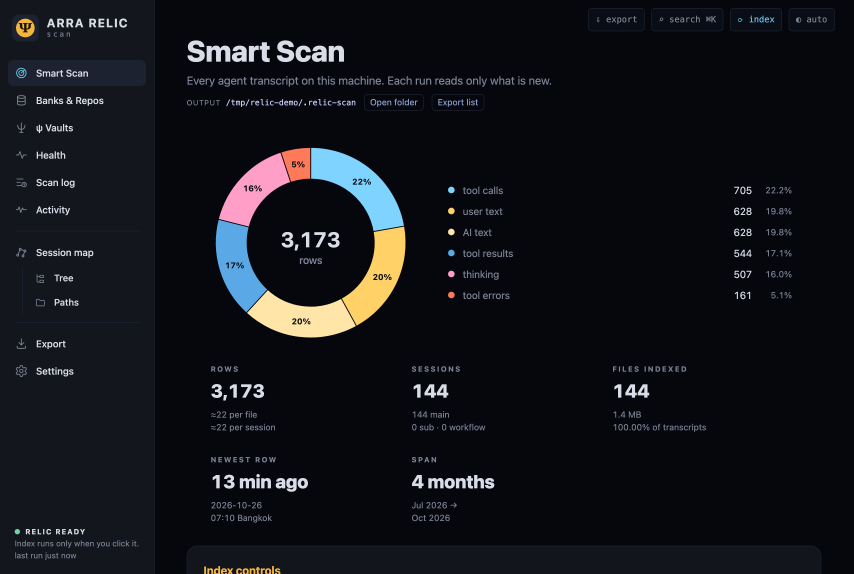
#> input picture book/images/10-page-scan.png, 2560 x 1720 px (shown at 1/3 size); its folder holds 8 pictures in this run; the run also reads 1 picture not shown here
$ python compose.py
#> lines starting #> are read from the running program, lines starting #| are printed output that depends on the picture
#!/usr/bin/env python3
"""Page screenshots (2560x1720) -> images/W<name>.png at 1608 px wide (= 100% of the text width in imgwidth.py), plus a few crops.
    uv run --quiet --with pillow python compose.py        (from the book dir)"""
from PIL import Image
import pathlib
IMG = pathlib.Path("images")
for p in sorted(IMG.glob("[12][0-9]-page-*.png")):
    im = Image.open(p).convert("RGB")
#> im is the input picture: PIL image 2560x1720 RGB; mean R, G, B 18.1, 20.3, 26.2
    im = im.resize((1608, int(im.height * 1608 / im.width)), Image.LANCZOS)
#> im: PIL image 1608x1080 RGB
    im.save(IMG / f"W{p.name}", optimize=True); print(f"W{p.name}", im.size)
#| W10-page-scan.png (1608, 1080)
#> pass 2 of the loop `for p in sorted(IMG.glob("[12][0-9]-page-*.png")):`:
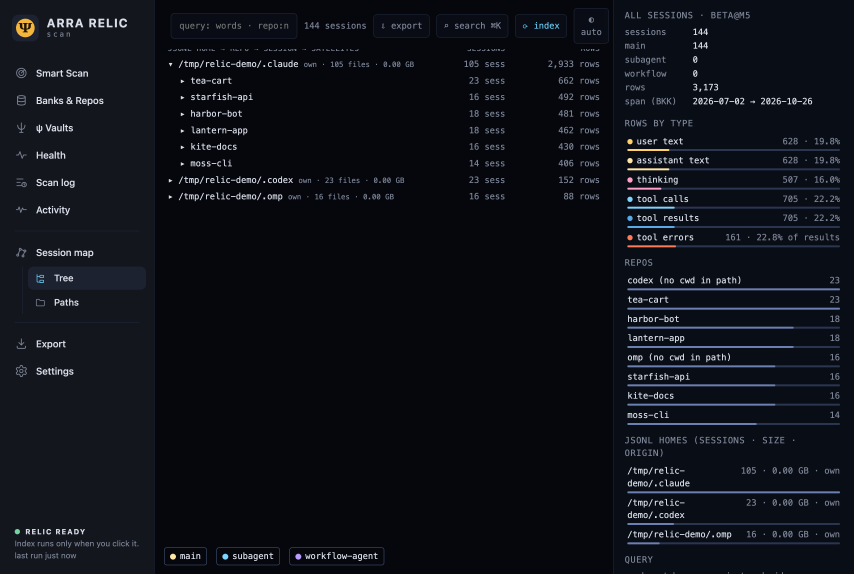
#> input picture book/images/12-page-tree.png, 2560 x 1720 px (shown at 1/3 size)
#> im is the input picture: PIL image 2560x1720 RGB; mean R, G, B 14.1, 17.1, 24.4
#> `im = im.resize((1608, int(im.height * 1608 / im.width)), Image.LANCZOS)`:
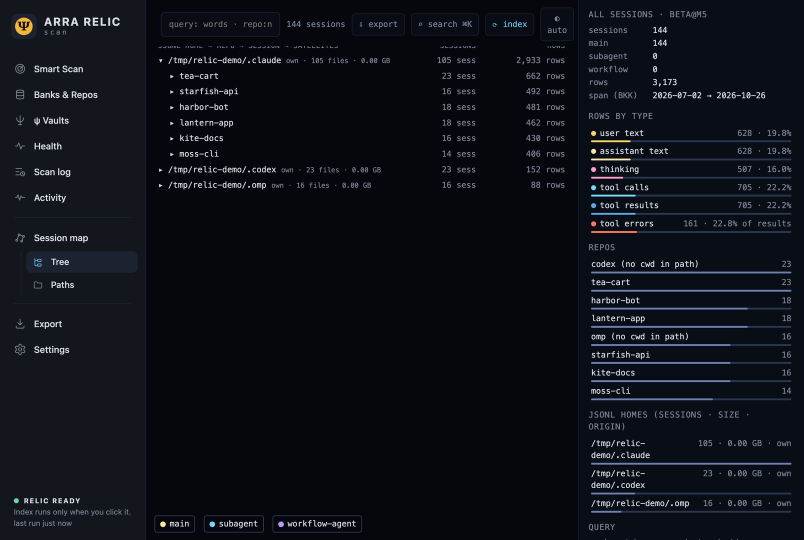
#> im: PIL image 1608x1080 RGB (shown at 1/2 size); mean R, G, B 14.1, 17.1, 24.4
#| W12-page-tree.png (1608, 1080)

def crop(out, name, box, w=None):   # box in the 2560x1720 shot: (left, top, right, bottom)
#> called with out = 'C1-smart-scan-donut.png', name = '10-page-scan.png', box = (480, 380, 2560, 1050), w = 1608
    im = Image.open(IMG / name).convert("RGB").crop(box)
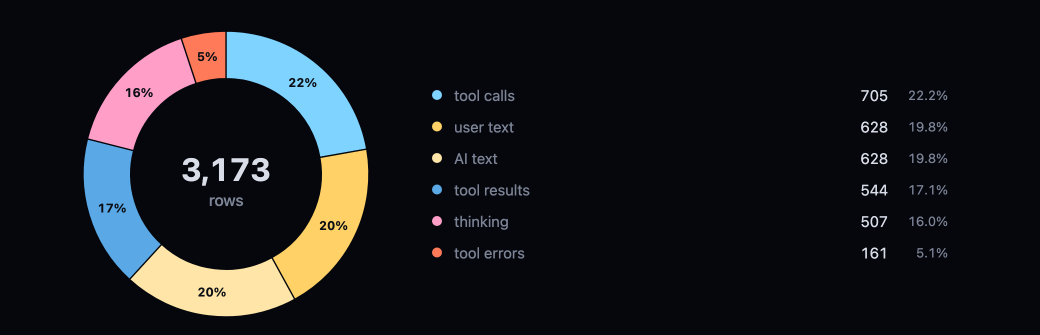
#> im: PIL image 2080x670 RGB (shown at 1/2 size); mean R, G, B 25.6, 27.1, 31.8
    if w: im = im.resize((w, int(im.height * w / im.width)), Image.LANCZOS)
#> im: PIL image 1608x517 RGB
    im.save(IMG / out, optimize=True); print(out, im.size)
#| C1-smart-scan-donut.png (1608, 517)

crop("C1-smart-scan-donut.png", "10-page-scan.png", (480, 380, 2560, 1050), 1608)      # donut + legend
crop("C2-tree-rows-by-type.png", "12-page-tree.png", (1840, 0, 2560, 1000), 900)       # right panel: rows by type
#> call 2 of crop, with out = 'C2-tree-rows-by-type.png', name = '12-page-tree.png', box = (1840, 0, 2560, 1000), w = 900
#> in crop (call 2), `im = Image.open(IMG / name).convert("RGB").crop(box)`:
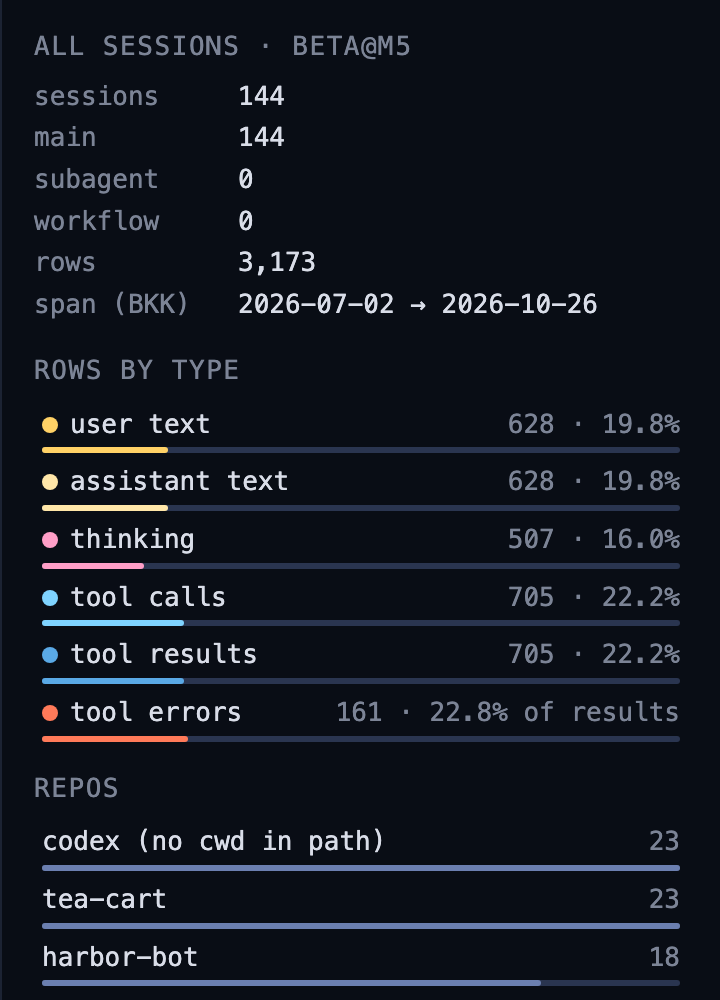
#> im: PIL image 720x1000 RGB; mean R, G, B 19, 23.4, 32.6
#> in crop (call 2), `if w: im = im.resize((w, int(im.height * w / im.width)), Image.LANCZOS)`:
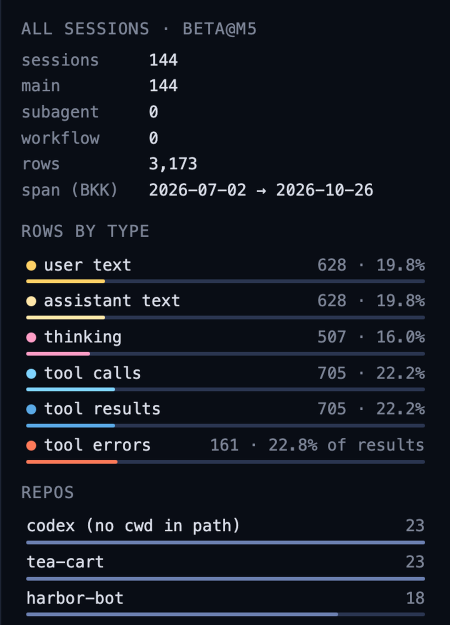
#> im: PIL image 900x1250 RGB (shown at 1/2 size); mean R, G, B 19.1, 23.4, 32.6
#| C2-tree-rows-by-type.png (900, 1250)
